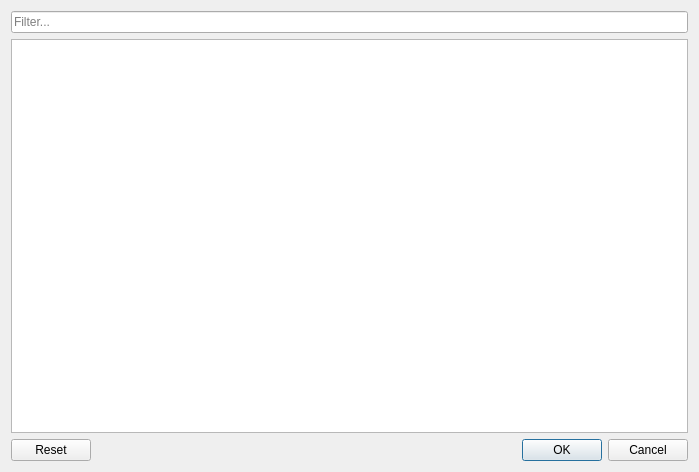
<?xml version="1.0" encoding="UTF-8"?>
<ui version="4.0">
 <class>CitationSelectDialog</class>
 <widget class="QDialog" name="CitationSelectDialog">
  <property name="geometry">
   <rect>
    <x>0</x>
    <y>0</y>
    <width>699</width>
    <height>472</height>
   </rect>
  </property>
  <property name="windowTitle">
   <string>Select Citations</string>
  </property>
  <layout class="QVBoxLayout" name="verticalLayout">
   <item>
    <widget class="QLineEdit" name="lineEdit">
     <property name="placeholderText">
      <string>Filter...</string>
     </property>
    </widget>
   </item>
   <item>
    <widget class="CitationTableView" name="tableView">
     <property name="tabKeyNavigation">
      <bool>false</bool>
     </property>
     <property name="selectionBehavior">
      <enum>QAbstractItemView::SelectRows</enum>
     </property>
     <property name="horizontalScrollMode">
      <enum>QAbstractItemView::ScrollPerPixel</enum>
     </property>
     <property name="sortingEnabled">
      <bool>true</bool>
     </property>
     <attribute name="horizontalHeaderDefaultSectionSize">
      <number>200</number>
     </attribute>
     <attribute name="horizontalHeaderMinimumSectionSize">
      <number>20</number>
     </attribute>
     <attribute name="horizontalHeaderStretchLastSection">
      <bool>true</bool>
     </attribute>
     <attribute name="verticalHeaderVisible">
      <bool>false</bool>
     </attribute>
     <attribute name="verticalHeaderDefaultSectionSize">
      <number>21</number>
     </attribute>
    </widget>
   </item>
   <item>
    <widget class="QDialogButtonBox" name="buttonBox">
     <property name="orientation">
      <enum>Qt::Horizontal</enum>
     </property>
     <property name="standardButtons">
      <set>QDialogButtonBox::Cancel|QDialogButtonBox::Ok|QDialogButtonBox::Reset</set>
     </property>
    </widget>
   </item>
  </layout>
 </widget>
 <customwidgets>
  <customwidget>
   <class>CitationTableView</class>
   <extends>QTableView</extends>
   <header>CitationSelectDialog.h</header>
  </customwidget>
 </customwidgets>
 <tabstops>
  <tabstop>lineEdit</tabstop>
  <tabstop>tableView</tabstop>
 </tabstops>
 <resources/>
 <connections>
  <connection>
   <sender>buttonBox</sender>
   <signal>accepted()</signal>
   <receiver>CitationSelectDialog</receiver>
   <slot>accept()</slot>
   <hints>
    <hint type="sourcelabel">
     <x>248</x>
     <y>254</y>
    </hint>
    <hint type="destinationlabel">
     <x>157</x>
     <y>274</y>
    </hint>
   </hints>
  </connection>
  <connection>
   <sender>buttonBox</sender>
   <signal>rejected()</signal>
   <receiver>CitationSelectDialog</receiver>
   <slot>reject()</slot>
   <hints>
    <hint type="sourcelabel">
     <x>316</x>
     <y>260</y>
    </hint>
    <hint type="destinationlabel">
     <x>286</x>
     <y>274</y>
    </hint>
   </hints>
  </connection>
 </connections>
</ui>
